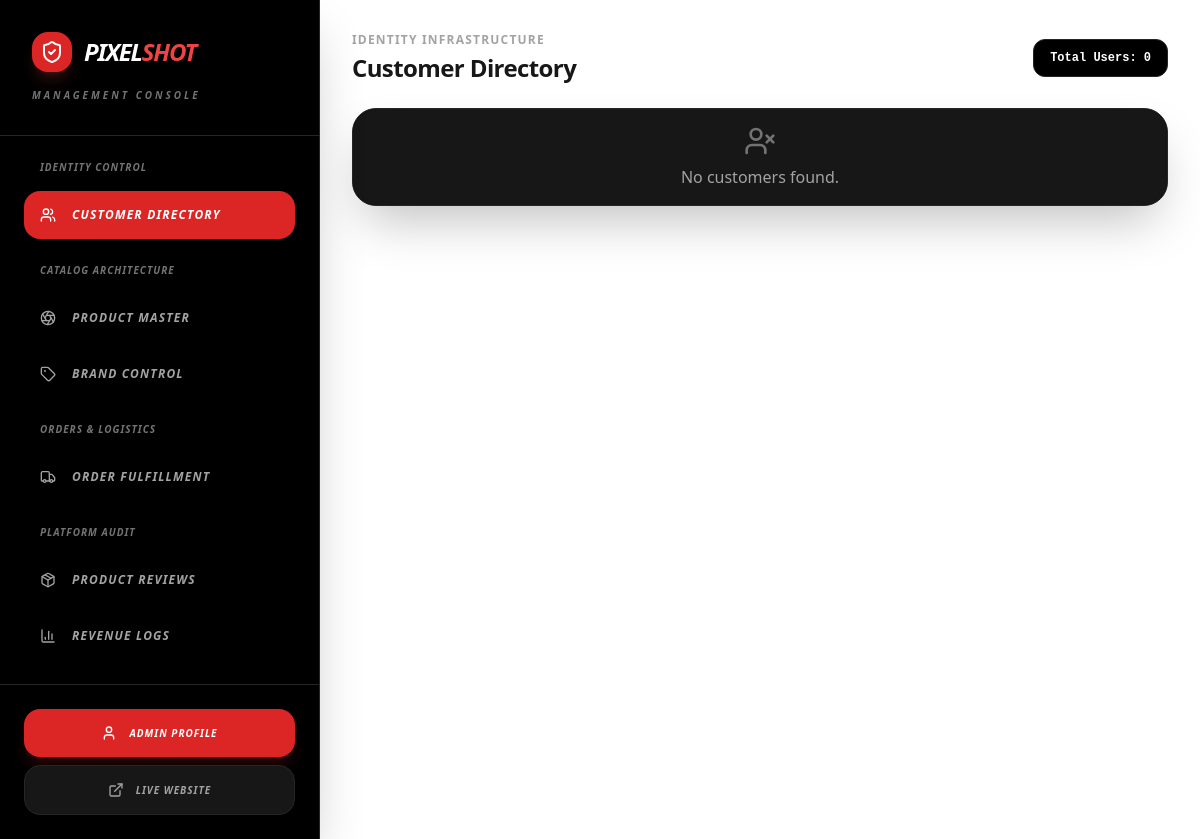
Page /dashboard/admin/ (signed in) on the earlier database version.
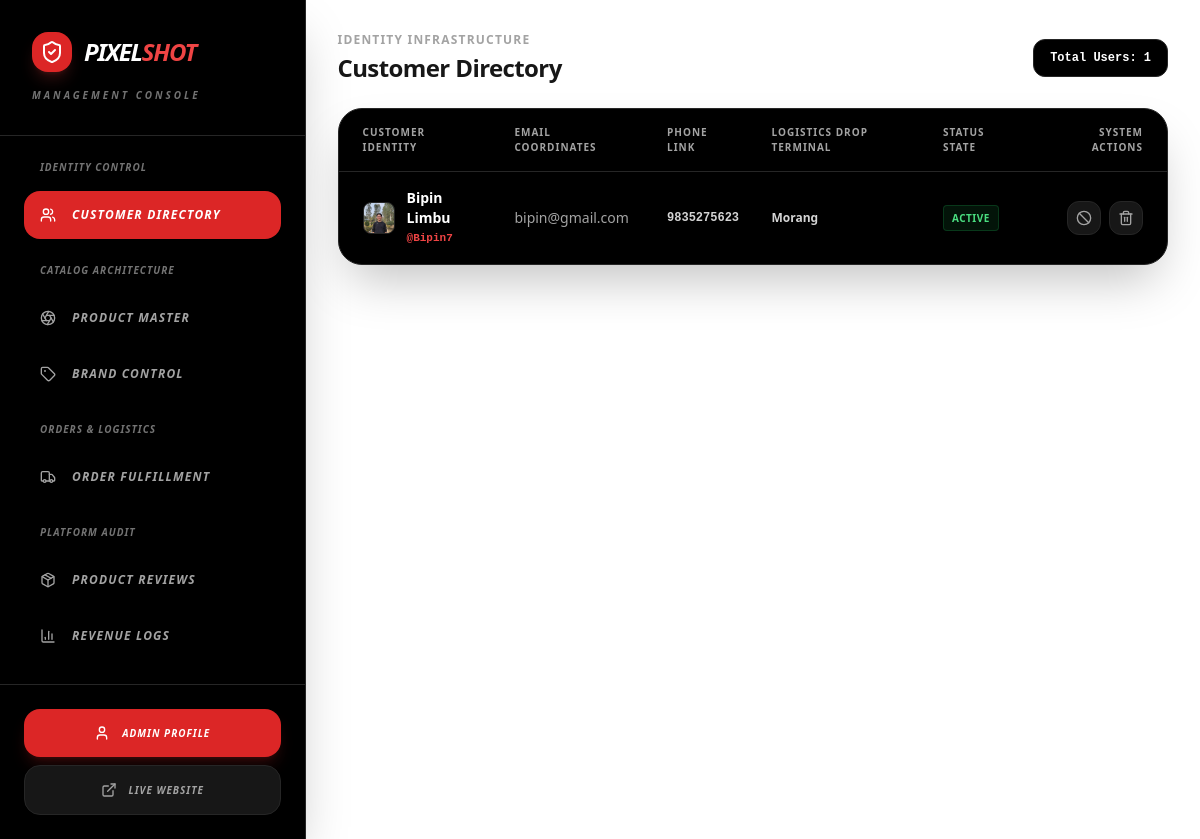
Same page on the later database version.
### ps_app/models.py (models this page shows, shortened)
class User(AbstractUser):
    phone = models.CharField(max_length=20, blank=True)
    address = models.TextField(blank=True)
    profile_picture = models.ImageField(upload_to='images/user/', blank=True, null=True)

### ps_app/views/dashboard.py (the view)
# urls.py: path('dashboard/admin/', admin_dashboard_view, name='admin_dashboard'),
@login_required
def admin_dashboard_view(request):
    if not request.user.is_staff:
        messages.error(request, "You are not authorized to access the admin dashboard.")
        return redirect('/')
    section = request.GET.get('section', 'customer-list')
    context = {
        'section' : section,
    }
    if section == 'customer-list':
        context['customers'] = User.objects.filter(is_staff=False).order_by('-date_joined')
    elif section == 'product-management':
        context['products'] = Product.objects.all().order_by('-created_at')
    elif section == 'brand-management':
        context['brands'] = Brand.objects.all()
    elif section == 'order-fulfillment':
        context['orders'] = None
    elif section == 'product-reviews':
        context['product_reviews'] = None
    elif section == 'revenue-logs':
        context['revenue_logs'] = None
    return render(request, 'dashboard/admin_dashboard.html', context)

### ps_app/templates/dashboard/admin_dashboard.html (shortened to what the changed rows need)
<!DOCTYPE html>
<html lang="en">
<head>
    {% load static %}
    <link href="{% static 'css/styles.css' %}" rel="stylesheet" />
</head>
<body class="bg-white flex min-h-screen overflow-hidden text-neutral-900">
    <aside class="w-80 bg-black text-white flex flex-col shadow-2xl relative z-30 border-r border-neutral-800">
        <div class="p-8 border-b border-neutral-800">
            <div class="flex items-center gap-3">
                <h1 class="text-2xl font-black italic tracking-tighter uppercase">
                    Pixel<span class="text-red-500">Shot</span>
                </h1>
            </div>
        </div>
    </aside>
    <main class="flex-grow flex flex-col h-screen overflow-y-auto bg-white p-6 sm:p-8">
        {% if section == 'customer-list' or not section %}
            {% include 'dashboard/admin/_customer_list.html' %}
        {% elif section == 'product-management' %}
            {% include 'dashboard/admin/_product_management.html' %}
        {% elif section == 'brand-management' %}
            {% include 'dashboard/admin/_brand_management.html' %}
        {% elif section == 'order-fulfillment' %}
            {% include 'dashboard/admin/_order_fulfillment.html' %}
        {% elif section == 'product-reviews' %}
            {% include 'dashboard/admin/_product_reviews.html' %}
        {% elif section == 'revenue-logs' %}
            {% include 'dashboard/admin/_revenue_logs.html' %}
        {% endif %}
    </main>
</body>
</html>

### ps_app/templates/dashboard/admin/_customer_list.html
<div class="space-y-6">
    <div class="flex flex-col sm:flex-row sm:items-center justify-between gap-4">
        <div>
            <h2 class="text-xs font-bold uppercase tracking-widest text-neutral-400 mb-1">Identity Infrastructure</h2>
            <h1 class="text-2xl font-black text-neutral-900 tracking-tight">Customer Directory</h1>
        </div>
        <div class="flex items-center gap-3">
            <div class="bg-black text-white px-4 py-2.5 rounded-xl border border-neutral-800 text-xs font-bold font-mono">
                Total Users: {{ customers|length|default:"0" }}
            </div>
        </div>
    </div>
    <div class="bg-black border border-neutral-800 rounded-3xl shadow-2xl overflow-hidden">
        <div class="overflow-x-auto">
            <table class="w-full text-left border-collapse">
                {% if customers %}
                <thead>
                    <tr class="border-b border-neutral-800 text-[10px] font-bold uppercase tracking-widest text-neutral-400 bg-neutral-950/50">
                        <th class="p-4 pl-6">Customer Identity</th>
                        <th class="p-4">Email Coordinates</th>
                        <th class="p-4">Phone Link</th>
                        <th class="p-4">Logistics Drop Terminal</th>
                        <th class="p-4">Status State</th>
                        <th class="p-4 pr-6 text-right">System Actions</th>
                    </tr>
                </thead>
                {% endif %}
                <tbody class="divide-y divide-neutral-900 text-sm font-semibold text-neutral-300">
                    {% for customer in customers %}
                        <tr class="hover:bg-neutral-900/30 transition-colors">
                            <td class="p-4 pl-6 flex items-center gap-3">
                                <div class="w-8 h-8 rounded-lg bg-neutral-900 border border-neutral-800 overflow-hidden flex items-center justify-center text-neutral-500 shrink-0">
                                    {% if customer.profile_picture %}
                                        <img src="{{ customer.profile_picture.url }}" alt="{{ customer.first_name }}" class="w-full h-full object-cover">
                                    {% else %}
                                        <i data-lucide="user" class="w-4 h-4 text-neutral-400"></i>
                                    {% endif %}
                                </div>
                                <div>
                                    <span class="text-white block font-bold">{{ customer.first_name }} {{ customer.last_name }}</span>
                                    <span class="text-[11px] font-mono text-red-500 block">@{{ customer.username }}</span>
                                </div>
                            </td>
                            <td class="p-4 font-normal text-neutral-400">{{ customer.email }}</td>
                            <td class="p-4 font-mono text-xs">{{ customer.phone }}</td>
                            <td class="p-4 text-xs max-w-xs truncate">{{ customer.address }}</td>
                            <td class="p-4">
                                <span class="inline-flex items-center gap-1 bg-green-500/10 text-green-400 text-[10px] font-black uppercase px-2 py-0.5 rounded border border-green-500/20 tracking-wider">
                                    Active
                                </span>
                            </td>
                            <td class="p-4 pr-6 text-right">
                                <div class="flex items-center justify-end gap-2">
                                    <button title="Suspend Account" class="p-2 bg-neutral-900 hover:bg-amber-500/10 text-neutral-400 hover:text-amber-500 rounded-xl border border-neutral-800 hover:border-amber-500/20 transition-all">
                                        <i data-lucide="ban" class="w-4 h-4"></i>
                                    </button>
                                    <a href="/profile/delete/{{ customer.id }}/" class="p-2 bg-neutral-900 hover:bg-red-600/20 text-neutral-400 hover:text-red-500 rounded-xl border border-neutral-800 hover:border-red-600/30 transition-all">
                                        <i data-lucide="trash-2" class="w-4 h-4"></i>
                                    </a>
                                </div>
                            </td>
                        </tr>
                    {% empty %}
                        <div class="bg-neutral-900 text-neutral-400 p-4 rounded-xl text-center">
                            <i data-lucide="user-x" class="w-8 h-8 mx-auto text-neutral-500"></i>
                            <p class="mt-2">No customers found.</p>
                        </div>
                    {% endfor %}
                </tbody>
            </table>
        </div>
    </div>
</div>

Differences in the rows shown:
added User: profile_picture (picture), first_name "Bipin", last_name "Limbu", username "Bipin7", email "bipin@gmail.com", phone "9835275623", address "Morang"
Other differences:
{{ customers|length|default:"0" }}: "0" → "1"
text no longer shown: "No customers found."
text now shown: "CUSTOMER IDENTITY EMAIL COORDINATES PHONE LINK LOGISTICS DROP TERMINAL STATUS STATE SYSTEM ACTIONS"
